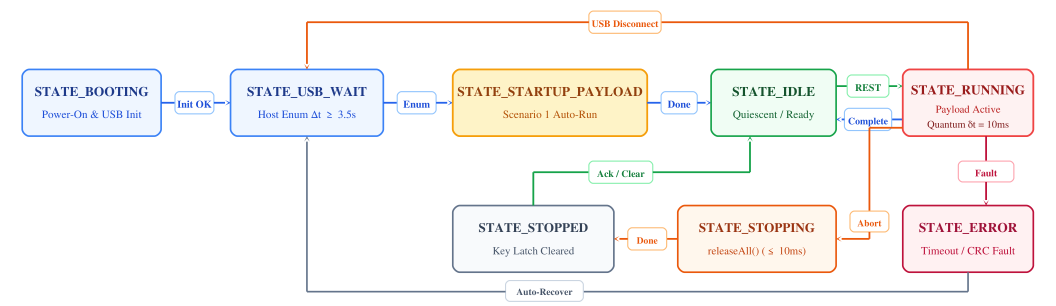
#> input picture paper/fsm_diagram.png, 3167 x 917 px, found by its file name (shown at 1/3 size)
$ python debug_crop.py
#> lines starting #> are read from the running program, lines starting #| are printed output that depends on the picture
from PIL import Image

im = Image.open(r"C:\Users\Ram\Desktop\BadUSB_Using_ESP32\paper\fsm_diagram.png")
#> im is the input picture: PIL image 3167x917 RGB; mean R, G, B 247.6, 245.3, 243.5
# Let's crop the bottom area between STATE_STOPPED and STATE_STOPPING, and save it
crop1 = im.crop((1600, 480, 3100, 750))
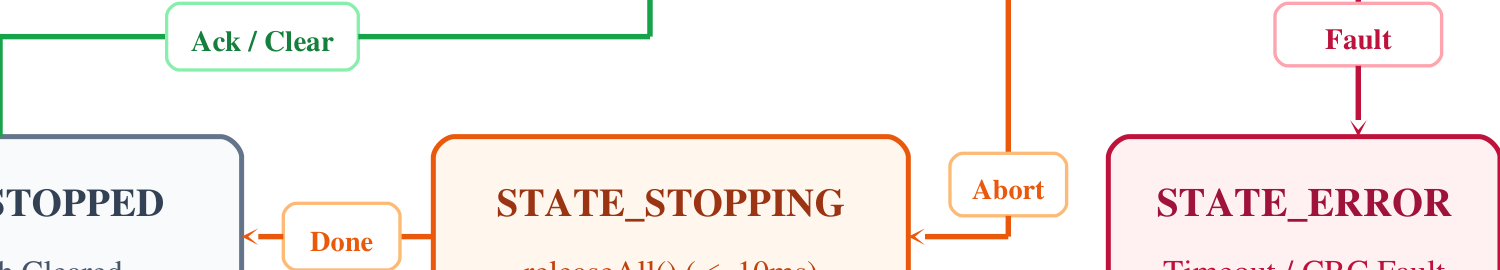
#> crop1: PIL image 1500x270 RGB; mean R, G, B 247.4, 239.8, 236.7
crop1.save(r"C:\Users\Ram\Desktop\BadUSB_Using_ESP32\paper\debug_fsm_arrows.png")
print("Saved debug_fsm_arrows.png")
